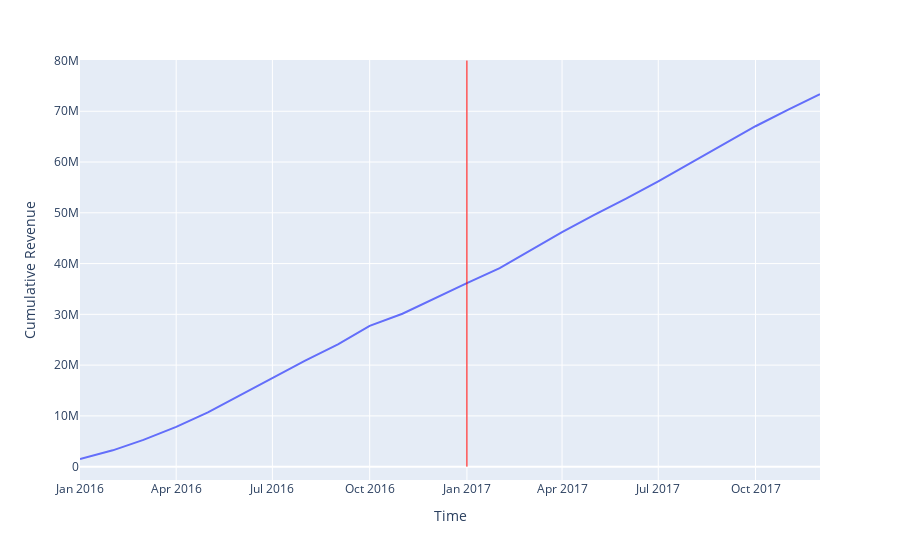

Notebook cell for this chart:
### Markdown cell above
### Exploratory analysis for the selected cohort

### Code cell
df=cohort1p.groupby(cohort1p['order_date'].dt.strftime('%Y-%m'))['customer_fare'].sum().reset_index()
df['cumulative_revenue']=df['customer_fare'].cumsum()
fig = px.line(x=df['order_date'], y=df['cumulative_revenue'], labels={'x':'Time', 'y':'Cumulative Revenue'})
fig.add_shape(dict(type="line",x0='2017-01',y0=0,x1='2017-01',y1=80000000,line=dict(color="Red",width=1)))
fig.show()

### Figure 1 — Plotly figure (JSON) as saved in the notebook; plotly's stock layout.template omitted (floating-point values rounded to 4 significant figures)
{"data": [{"hoverlabel": {"namelength": 0}, "hovertemplate": "Time=%{x}<br>Cumulative Revenue=%{y}", "legendgroup": "", "line": {"color": "#636efa", "dash": "solid"}, "mode": "lines", "name": "", "showlegend": false, "type": "scatter", "x": ["2016-01", "2016-02", "2016-03", "2016-04", "2016-05", "2016-06", "2016-07", "2016-08", "2016-09", "2016-10", "2016-11", "2016-12", "2017-01", "2017-02", "2017-03", "2017-04", "2017-05", "2017-06", "2017-07", "2017-08", "2017-09", "2017-10", "2017-11", "2017-12"], "xaxis": "x", "y": [1506402, 3212069, 5280601, 7832442, 10682402, 14163190, 17383035, 20873725, 24089030, 27720035, 30115825, 33144294, 36161822, 39112230, 42562973, 46215221, 49544249, 52821800, 56212867, 59823619, 63428090, 67049183, 70333467, 73373036], "yaxis": "y"}], "layout": {"legend": {"tracegroupgap": 0}, "margin": {"t": 60}, "shapes": [{"line": {"color": "Red", "width": 1}, "type": "line", "x0": "2017-01", "x1": "2017-01", "y0": 0, "y1": 80000000}], "xaxis": {"anchor": "y", "domain": [0, 1], "title": {"text": "Time"}}, "yaxis": {"anchor": "x", "domain": [0, 1], "title": {"text": "Cumulative Revenue"}}}}
